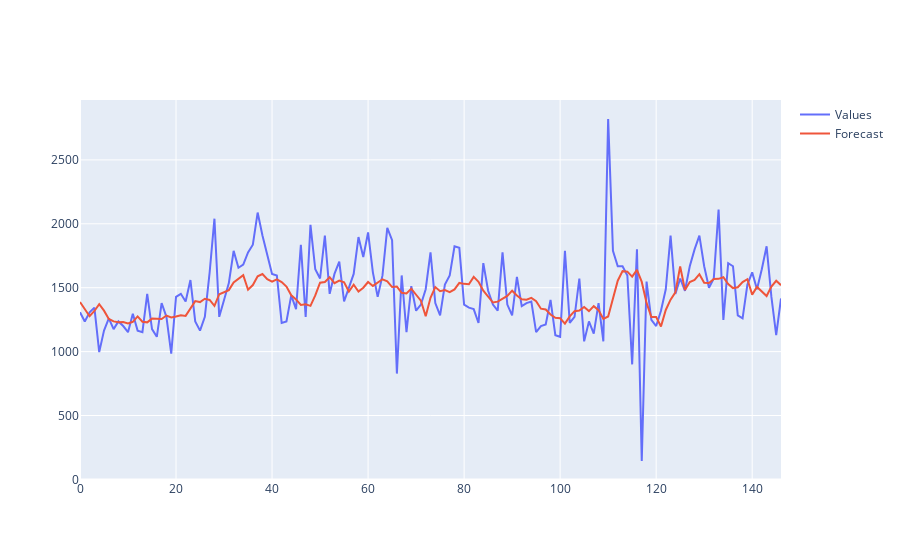

Notebook cell for this chart:
### Code cell
forecast = []
results = []
for time in range(len(Series) - window_size):
    forecast.append(model.predict(Series.to_numpy()[time:time + window_size,:][np.newaxis]))

forecast = forecast[:]
results = np.array(forecast)[:, 0, 0]

df = Series.iloc[window_size:,-1:].reset_index(drop=True)

data=[]
data.append(go.Scatter(
            x = df.index,
            y = pd.DataFrame(prod_transformer.inverse_transform(df)).iloc[:,0],
            mode="lines",
            name="Values",))
data.append(go.Scatter(
            x = df.index,
            y = pd.DataFrame(prod_transformer.inverse_transform(results)).iloc[:,0],
            mode="lines",
            name="Forecast",))
fig=go.Figure(data=data)
pyo.iplot(fig)

### Figure 1 — Plotly figure (JSON) as saved in the notebook; plotly's stock layout.template omitted (floating-point values rounded to 4 significant figures; data arrays with more than 128 entries replaced by an {"elided": "..."} marker saying what was removed)
{"data": [{"mode": "lines", "name": "Values", "type": "scatter", "x": {"elided": "147 int values"}, "y": {"elided": "147 int values"}}, {"mode": "lines", "name": "Forecast", "type": "scatter", "x": {"elided": "147 int values"}, "y": {"elided": "147 float values"}}], "layout": {}}
